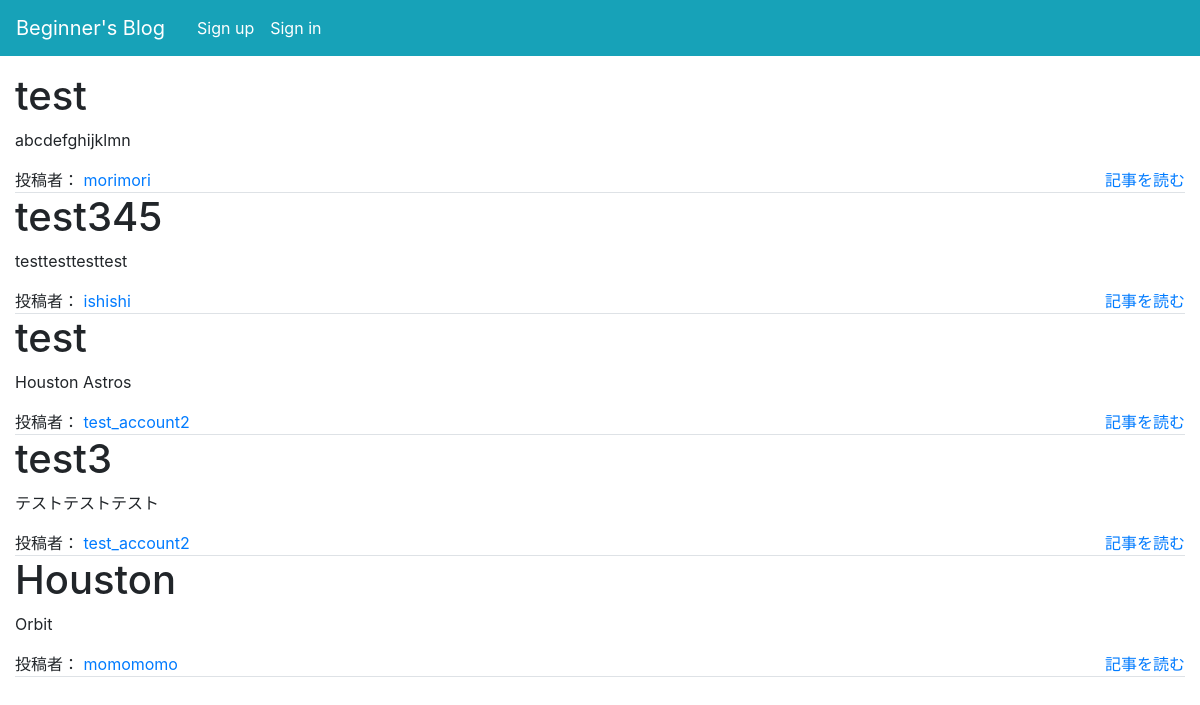
Before: / with the older database file.
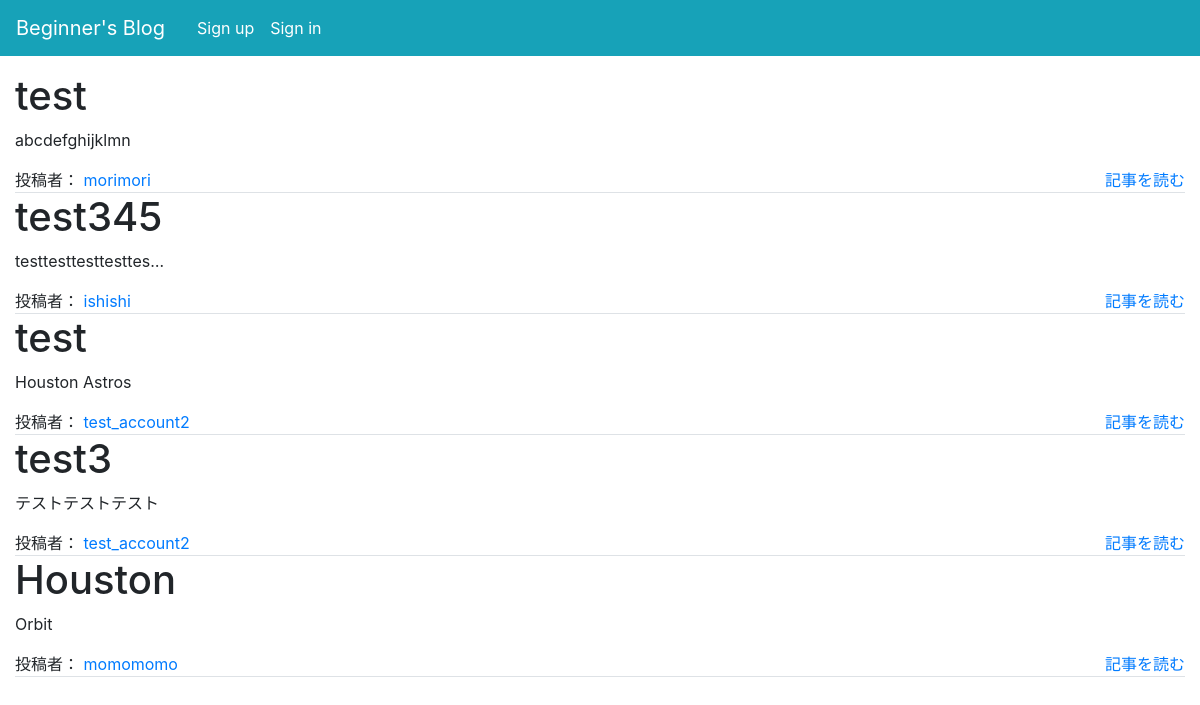
After: the same page with the newer database file.
### blog/models.py (models this page shows, shortened)
class Post(models.Model):
    user = models.ForeignKey(User, on_delete=models.CASCADE)
    title = models.CharField(max_length = 30)
    text = models.TextField()
    created_datetime = models.DateTimeField(default = timezone.now)
    updated_datetime = models.DateTimeField(auto_now=True)

### blog/views.py (the view)
# urls.py: path('', views.top, name='top'),
def top(request):
    posts = Post.objects.all().order_by('-created_datetime')
    return render(request, 'blog/top.html', {'posts': posts})

### blog/templates/blog/top.html
{% extends 'blog/base.html' %}
{% load staticfiles %}
{% block head %}
<link rel="stylesheet" href="{% static 'css/top.css' %}">
{% endblock %}
{% block main %}
{% for post in posts %}
<div class="border-bottom">
  <h1>{{ post.title }}</h1>
  <p>{{ post.text | truncatechars:20 }}</p>
  <div>
    <a>投稿者：<a/>
    <a class="user" href="{% url 'blog:user_detail' pk=post.user.pk %}">{{ post.user }}</a>
    <a class="post-detail ml-4 float-right" href="{% url 'blog:post_detail'  pk=post.pk %}">記事を読む</a>
  </div>
</div>
{% endfor %}
{% endblock %}

Changed rows visible on the page:
changed Post "test345": text "testtesttesttest" → "testtesttesttesttes…"
